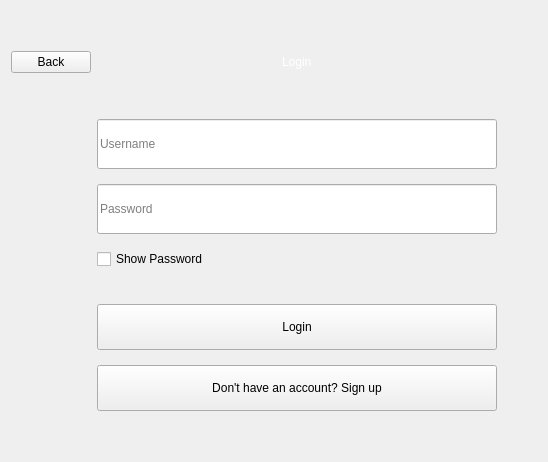
      <widget class="QWidget" name="login">
       <layout class="QHBoxLayout" name="horizontalLayout_login">
        <item>
         <layout class="QGridLayout" name="gridLayout_login">
          <item row="1" column="2" alignment="Qt::AlignmentFlag::AlignHCenter">
           <widget class="QLabel" name="label_login">
            <property name="styleSheet">
             <string notr="true">color: rgb(255, 255, 255);
font: 900 36pt &quot;Segoe UI Black&quot;;</string>
            </property>
            <property name="text">
             <string>Login</string>
            </property>
           </widget>
          </item>
          <item row="3" column="0">
           <spacer name="horizontalSpacer_login_left">
            <property name="orientation">
             <enum>Qt::Orientation::Horizontal</enum>
            </property>
            <property name="sizeHint" stdset="0">
             <size>
              <width>40</width>
              <height>20</height>
             </size>
            </property>
           </spacer>
          </item>
          <item row="4" column="2">
           <spacer name="verticalSpacer_login_bottom">
            <property name="orientation">
             <enum>Qt::Orientation::Vertical</enum>
            </property>
            <property name="sizeHint" stdset="0">
             <size>
              <width>20</width>
              <height>40</height>
             </size>
            </property>
           </spacer>
          </item>
          <item row="0" column="2">
           <spacer name="verticalSpacer_login_top">
            <property name="orientation">
             <enum>Qt::Orientation::Vertical</enum>
            </property>
            <property name="sizeHint" stdset="0">
             <size>
              <width>20</width>
              <height>40</height>
             </size>
            </property>
           </spacer>
          </item>
          <item row="3" column="3">
           <spacer name="horizontalSpacer_login_right">
            <property name="orientation">
             <enum>Qt::Orientation::Horizontal</enum>
            </property>
            <property name="sizeHint" stdset="0">
             <size>
              <width>40</width>
              <height>20</height>
             </size>
            </property>
           </spacer>
          </item>
          <item row="2" column="2">
           <spacer name="verticalSpacer_login_1">
            <property name="orientation">
             <enum>Qt::Orientation::Vertical</enum>
            </property>
            <property name="sizeType">
             <enum>QSizePolicy::Policy::Maximum</enum>
            </property>
            <property name="sizeHint" stdset="0">
             <size>
              <width>20</width>
              <height>40</height>
             </size>
            </property>
           </spacer>
          </item>
          <item row="3" column="2">
           <layout class="QVBoxLayout" name="verticalLayout_login">
            <property name="spacing">
             <number>15</number>
            </property>
            <item>
             <widget class="QLineEdit" name="lineEdit_username">
              <property name="minimumSize">
               <size>
                <width>400</width>
                <height>50</height>
               </size>
              </property>
              <property name="placeholderText">
               <string>Username</string>
              </property>
             </widget>
            </item>
            <item>
             <widget class="QLineEdit" name="lineEdit_password">
              <property name="minimumSize">
               <size>
                <width>400</width>
                <height>50</height>
               </size>
              </property>
              <property name="echoMode">
               <enum>QLineEdit::EchoMode::Password</enum>
              </property>
              <property name="placeholderText">
               <string>Password</string>
              </property>
             </widget>
            </item>
            <item>
             <widget class="QCheckBox" name="checkBox_show_password">
              <property name="text">
               <string>Show Password</string>
              </property>
             </widget>
            </item>
            <item>
             <spacer name="verticalSpacer_login_2">
              <property name="orientation">
               <enum>Qt::Orientation::Vertical</enum>
              </property>
              <property name="sizeType">
               <enum>QSizePolicy::Policy::Maximum</enum>
              </property>
              <property name="sizeHint" stdset="0">
               <size>
                <width>20</width>
                <height>20</height>
               </size>
              </property>
             </spacer>
            </item>
            <item>
             <widget class="QPushButton" name="pushButton_login_function">
              <property name="minimumSize">
               <size>
                <width>128</width>
                <height>46</height>
               </size>
              </property>
              <property name="text">
               <string>Login</string>
              </property>
             </widget>
            </item>
            <item>
             <widget class="QPushButton" name="pushButton_goto_signup">
              <property name="minimumSize">
               <size>
                <width>128</width>
                <height>46</height>
               </size>
              </property>
              <property name="text">
               <string>Don't have an account? Sign up</string>
              </property>
             </widget>
            </item>
           </layout>
          </item>
          <item row="1" column="0">
           <widget class="QPushButton" name="pushButton_3">
            <property name="text">
             <string>Back</string>
            </property>
           </widget>
          </item>
         </layout>
        </item>
       </layout>
      </widget>
